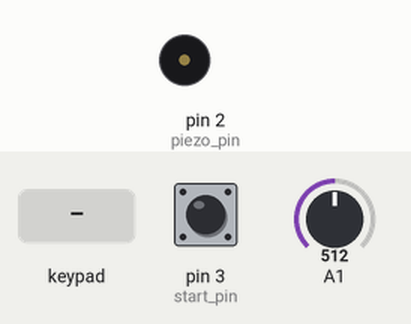
The sketch below on a simulated Arduino Mega 2560, built with avr-gcc and run on an emulated ATmega2560. Parts: buzzer (waves = sounding). The inputs (shaded band) are chosen by the test bench; at power-on: A1 = 512, pin 3 (start_pin) HIGH.

Above: at 1.2 s.
1.3 s: keypad keys 2 2 2 3 2 4 2 5 pressed 0.4 s apart
At 2.6 s:
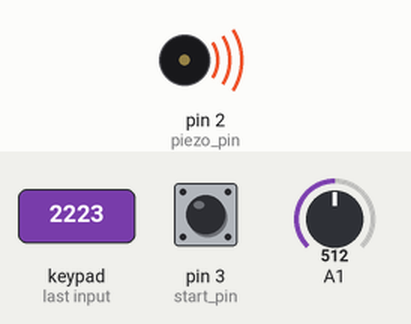
7.5 s: A1 set to 0
9.0 s: A1 set to 122
At 10.16 s:
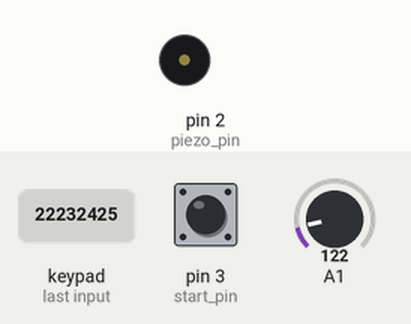
12.0 s: key '2' pressed
Timing chart, 0 to 15.6 s (numbered marks = the images above; inputs shaded):
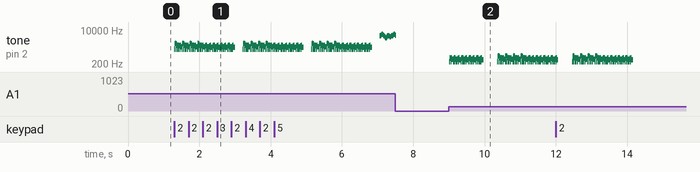

Measured:
- after the input at 1.3 s, tone on pin 2 (piezo_pin): plays 1104 Hz for 0.01 s, 2096 Hz for 0.01 s, 2224 Hz for 0.01 s, 1104 Hz for 0.01 s, 2096 Hz for 0.01 s, 1760 Hz for 0.01 s … (350 notes in this stretch), starting at once
- after the input at 9.0 s, tone on pin 2 (piezo_pin): plays 263 Hz for 0.01 s, 419 Hz for 0.01 s, 396 Hz for 0.01 s, 263 Hz for 0.01 s, 419 Hz for 0.01 s, 354 Hz for 0.04 s … (172 notes in this stretch), starting at once

The sketch:

code.ino
```cpp
#include "pitches.h"
#include "jingle_bells.h"
#include "ode_to_joy.h"
#include "my_own_summer.h"
#include <Keypad.h>


const byte ROWS = 4; // four rows
const byte COLS = 3; // three columns
char keys[ROWS][COLS] = {
    {'1', '2', '3'},
    {'4', '5', '6'},
    {'7', '8', '9'},
    {'*', '0', '#'}};
byte rowPins[ROWS] = {22, 23, 24, 25}; // connect to the row pinouts of the keypad
byte colPins[COLS] = {26, 27, 28};     // connect to the column pinouts of the keypad

Keypad keypad = Keypad(makeKeymap(keys), rowPins, colPins, ROWS, COLS);

const float arduino_clockrate = 1.0f;

const int piezo_pin = 2;
const int start_pin = 3;

float scale = 1.0;

void setup()
{
  pinMode(start_pin, INPUT);
  pinMode(A1, INPUT);

  while(digitalRead(start_pin) == LOW);

  player(jingle_bells_intro, introNoteDurations2, sizeof(jingle_bells_intro) / sizeof(int), durationMultiplier2);
  player(my_own_summer_intro, introNoteDurations3, sizeof(my_own_summer_intro) / sizeof(int), durationMultiplier3);
  player(ode_to_joy_intro, introNoteDurations4, sizeof(ode_to_joy_intro) / sizeof(int), durationMultiplier4);

  int section = 0;
}

void loop()
{
    char key = keypad.waitForKey();

    if(key == '1'){
      player(jingle_bells, noteDurations2, sizeof(jingle_bells) / sizeof(int), durationMultiplier2);
      delay(200);
    }
    else if(key == '2'){
      player(my_own_summer, noteDurations3, sizeof(my_own_summer) / sizeof(int), durationMultiplier3);
      delay(200);
    }
    else if(key == '3'){
      player(ode_to_joy, noteDurations4, sizeof(ode_to_joy) / sizeof(int), durationMultiplier4);
      delay(200);
    }
}

void player(int *notes, double *durations, int lengthOfArray, float durationMultiplier)
{
  for(int thisNote = 0; thisNote < lengthOfArray; thisNote++)
  {
    int noteDuration = (int)(1000 / durations[thisNote]);
    scale = analogRead(A1) / 512.0;

    if (notes[thisNote] != SILENCE)
      tone(piezo_pin, (int)(notes[thisNote] * (16.0f / arduino_clockrate) * scale), noteDuration * durationMultiplier * (arduino_clockrate / 16.0f));

    delay((int)(noteDuration * durationMultiplier * (arduino_clockrate / 16.0f)));
  }
}
```

jingle_bells.h
```cpp
float durationMultiplier2 = 1.3f;
int jingle_bells_intro[] = {
};
double introNoteDurations2[] = {
};
int jingle_bells[]={
	NOTE_E5, NOTE_E5, NOTE_E5,
	NOTE_E5, NOTE_E5, NOTE_E5,
	NOTE_E5, NOTE_G5, NOTE_C5, NOTE_C5, NOTE_D5,
	NOTE_E5, NOTE_E5, NOTE_E5,
	NOTE_F5, NOTE_F5, NOTE_F5, NOTE_F5, NOTE_F5,
	NOTE_F5, NOTE_E5, NOTE_E5, NOTE_E5, NOTE_E5,
	NOTE_E5, NOTE_D5, NOTE_D5, NOTE_E5,
	NOTE_D5, NOTE_G5,
};
double noteDurations2[]={
	4, 4, 2,
	4, 4, 2,
	4, 4, 4, 8, 8,
	4, 4, 2,
	4, 4, 4, 8, 8,
	4, 4, 4, 8, 8,
	4, 4, 4, 4,
	2, 2
};
```

my_own_summer.h
```cpp
float durationMultiplier3 = 1.7f;
int my_own_summer_intro[] = {
};
double introNoteDurations3[] = {
};
int my_own_summer[] = {
NOTE_CS2,	NOTE_C3,	NOTE_CS3,	NOTE_CS2,	NOTE_C3,	NOTE_A2,	NOTE_CS2,	NOTE_A2,
NOTE_CS2,	NOTE_A2,	NOTE_GS2,	NOTE_CS2,	NOTE_A2,	NOTE_FS2,	NOTE_FS2,
NOTE_CS2,	NOTE_C3,	NOTE_CS3,	NOTE_CS2,	NOTE_C3,	NOTE_A2,	NOTE_CS2,	NOTE_A2,
NOTE_CS2,	NOTE_A2,	NOTE_GS2,	NOTE_CS2,	NOTE_A2,	NOTE_FS2,	NOTE_FS2,
NOTE_CS2,	NOTE_C3,	NOTE_CS3,	NOTE_CS2,	NOTE_C3,	NOTE_A2,	NOTE_CS2,	NOTE_A2,
NOTE_CS2,	NOTE_A2,	NOTE_GS2,	NOTE_CS2,	NOTE_A2,	NOTE_FS2,	NOTE_FS2,
NOTE_CS2,	NOTE_C3,	NOTE_CS3,	NOTE_CS2,	NOTE_C3,	NOTE_A2,	NOTE_CS2,	NOTE_A2,
NOTE_CS2,	NOTE_A2,	NOTE_GS2,	NOTE_CS2,	NOTE_A2,	NOTE_FS2,	NOTE_FS2,
NOTE_CS2,	NOTE_GS2,	NOTE_A2,	NOTE_CS2,	NOTE_A2,	NOTE_FS2,	NOTE_CS2,	NOTE_FS2,
NOTE_CS2,	NOTE_FS2,	NOTE_GS2,	NOTE_CS2,	NOTE_A2,	NOTE_F2,	NOTE_F2,
NOTE_CS2,	NOTE_GS2,	NOTE_A2,	NOTE_CS2,	NOTE_A2,	NOTE_FS2,	NOTE_CS2,	NOTE_FS2,
NOTE_CS2,	NOTE_FS2,	NOTE_GS2,	NOTE_CS2,	NOTE_A2,	NOTE_F2,	NOTE_F2,
NOTE_CS2,	NOTE_GS2,	NOTE_A2,	NOTE_CS2,	NOTE_A2,	NOTE_FS2,	NOTE_CS2,	NOTE_FS2,
NOTE_CS2,	NOTE_FS2,	NOTE_GS2,	NOTE_CS2,	NOTE_A2,	NOTE_F2,	NOTE_F2,
NOTE_CS2,	NOTE_GS2,	NOTE_A2,	NOTE_CS2,	NOTE_A2,	NOTE_FS2,	NOTE_CS2,	NOTE_FS2,
NOTE_CS2,	NOTE_FS2,	NOTE_GS2,	NOTE_CS2,	NOTE_A2,	NOTE_F2,	NOTE_F2
};
double noteDurations3[] = {
8,	8,	8,	8,	8,	8,	8,	8,
8,	8,	8,	8,	8,	4,		8,
8,	8,	8,	8,	8,	8,	8,	8,
8,	8,	8,	8,	8,	4,		8,
8,	8,	8,	8,	8,	8,	8,	8,
8,	8,	8,	8,	8,	4,		8,
8,	8,	8,	8,	8,	8,	8,	8,
8,	8,	8,	8,	8,	4,		8,
8,	8,	8,	8,	8,	8,	8,	8,
8,	8,	8,	8,	8,	4,		8,
8,	8,	8,	8,	8,	8,	8,	8,
8,	8,	8,	8,	8,	4,		8,
8,	8,	8,	8,	8,	8,	8,	8,
8,	8,	8,	8,	8,	4,		8,
8,	8,	8,	8,	8,	8,	8,	8,
8,	8,	8,	8,	8,	4,		8
};
```

ode_to_joy.h
```cpp
float durationMultiplier4 = 1.3f;
int ode_to_joy_intro[] = {
};
double introNoteDurations4[] = {
};
int ode_to_joy[] = {
 NOTE_E4,  NOTE_E4,  NOTE_F4,  NOTE_G4,
  NOTE_G4,  NOTE_F4,  NOTE_E4,  NOTE_D4,
  NOTE_C4,  NOTE_C4,  NOTE_D4,  NOTE_E4,
  NOTE_E4,  NOTE_D4,  NOTE_D4,

  NOTE_E4,  NOTE_E4,  NOTE_F4,  NOTE_G4,
  NOTE_G4,  NOTE_F4,  NOTE_E4,  NOTE_D4,
  NOTE_C4,  NOTE_C4,  NOTE_D4,  NOTE_E4,
  NOTE_D4,  NOTE_C4,  NOTE_C4,

  NOTE_D4, NOTE_D4, NOTE_E4, NOTE_C4,
  NOTE_D4, NOTE_E4, NOTE_F4, NOTE_E4, NOTE_C4,
  NOTE_D4, NOTE_E4, NOTE_F4, NOTE_E4, NOTE_D4,
  NOTE_C4, NOTE_D4
};
double noteDurations4[] = {
  4, 4, 4, 4,
  4, 4, 4, 4,
  4, 4, 4, 4,
  2, 8, 2,

  4, 4, 4, 4,
  4, 4, 4, 4,
  4, 4, 4, 4,
  2, 8, 2,

  4, 4, 4, 4,
  4, 4, 4, 4, 4,
  4, 4, 4, 4, 4,
  4, 4,
};
```

pitches.h
```cpp
#define SILENCE  0
#define NOTE_B0  31
#define NOTE_C1  33
#define NOTE_CS1 35
#define NOTE_D1  37
#define NOTE_DS1 39
#define NOTE_E1  41
#define NOTE_F1  44
#define NOTE_FS1 46
#define NOTE_G1  49
#define NOTE_GS1 52
#define NOTE_A1  55
#define NOTE_AS1 58
#define NOTE_B1  62
#define NOTE_C2  65
#define NOTE_CS2 69
#define NOTE_D2  73
#define NOTE_DS2 78
#define NOTE_E2  82
#define NOTE_F2  87
#define NOTE_FS2 93
#define NOTE_G2  98
#define NOTE_GS2 104
#define NOTE_A2  110
#define NOTE_AS2 117
#define NOTE_B2  123
#define NOTE_C3  131
#define NOTE_CS3 139
#define NOTE_D3  147
#define NOTE_DS3 156
#define NOTE_E3  165
#define NOTE_F3  175
#define NOTE_FS3 185
#define NOTE_G3  196
#define NOTE_GS3 208
#define NOTE_A3  220 //0
#define NOTE_AS3 233 //1
#define NOTE_B3  247 //2
#define NOTE_C4  262 //3
#define NOTE_CS4 277 //4
#define NOTE_D4  294 //5
#define NOTE_DS4 311 //6
#define NOTE_E4  330 //7
#define NOTE_F4  349 //8
#define NOTE_FS4 370 //9
#define NOTE_G4  392 //10
#define NOTE_GS4 415 //11
#define NOTE_A4  440 //12
#define NOTE_AS4 466 //13
#define NOTE_B4  494 //14
#define NOTE_C5  523 //15
#define NOTE_CS5 554 //16
#define NOTE_D5  587 //17
#define NOTE_DS5 622
#define NOTE_E5  659
#define NOTE_F5  698
#define NOTE_FS5 740
#define NOTE_G5  784
#define NOTE_GS5 831
#define NOTE_A5  880
#define NOTE_AS5 932
#define NOTE_B5  988
#define NOTE_C6  1047
#define NOTE_CS6 1109
#define NOTE_D6  1175
#define NOTE_DS6 1245
#define NOTE_E6  1319
#define NOTE_F6  1397
#define NOTE_FS6 1480
#define NOTE_G6  1568
#define NOTE_GS6 1661
#define NOTE_A6  1760
#define NOTE_AS6 1865
#define NOTE_B6  1976
#define NOTE_C7  2093
#define NOTE_CS7 2217
#define NOTE_D7  2349
#define NOTE_DS7 2489
#define NOTE_E7  2637
#define NOTE_F7  2794
#define NOTE_FS7 2960
#define NOTE_G7  3136
#define NOTE_GS7 3322
#define NOTE_A7  3520
#define NOTE_AS7 3729
#define NOTE_B7  3951
#define NOTE_C8  4186
#define NOTE_CS8 4435
#define NOTE_D8  4699
#define NOTE_DS8 4978
```
